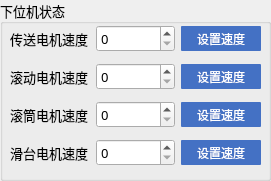
  <widget class="QGroupBox" name="groupBox_4">
   <property name="geometry">
    <rect>
     <x>20</x>
     <y>840</y>
     <width>271</width>
     <height>181</height>
    </rect>
   </property>
   <property name="font">
    <font>
     <family>微软雅黑</family>
     <pointsize>10</pointsize>
    </font>
   </property>
   <property name="title">
    <string>下位机状态</string>
   </property>
   <widget class="QWidget" name="gridLayoutWidget">
    <property name="geometry">
     <rect>
      <x>10</x>
      <y>20</y>
      <width>251</width>
      <height>151</height>
     </rect>
    </property>
    <layout class="QGridLayout" name="gridLayout_4">
     <item row="0" column="1">
      <widget class="QSpinBox" name="motor_1_speed">
       <property name="maximum">
        <number>300</number>
       </property>
      </widget>
     </item>
     <item row="0" column="0">
      <widget class="QLabel" name="label_21">
       <property name="text">
        <string>传送电机速度</string>
       </property>
      </widget>
     </item>
     <item row="0" column="2">
      <widget class="QPushButton" name="pushButton_15">
       <property name="minimumSize">
        <size>
         <width>0</width>
         <height>25</height>
        </size>
       </property>
       <property name="font">
        <font>
         <family>微软雅黑</family>
         <pointsize>9</pointsize>
        </font>
       </property>
       <property name="styleSheet">
        <string notr="true">QPushButton{color:white;background-color: rgb(68, 113, 196);border-radius:1px}
QPushButton::pressed{background-color: rgb(142, 170, 220);}</string>
       </property>
       <property name="text">
        <string>设置速度</string>
       </property>
      </widget>
     </item>
     <item row="1" column="0">
      <widget class="QLabel" name="label_22">
       <property name="text">
        <string>滚动电机速度</string>
       </property>
      </widget>
     </item>
     <item row="2" column="0">
      <widget class="QLabel" name="label_23">
       <property name="text">
        <string>滚筒电机速度</string>
       </property>
      </widget>
     </item>
     <item row="3" column="0">
      <widget class="QLabel" name="label_24">
       <property name="text">
        <string>滑台电机速度</string>
       </property>
      </widget>
     </item>
     <item row="1" column="1">
      <widget class="QSpinBox" name="motor_2_speed">
       <property name="maximum">
        <number>300</number>
       </property>
      </widget>
     </item>
     <item row="2" column="1">
      <widget class="QSpinBox" name="motor_3_speed">
       <property name="maximum">
        <number>300</number>
       </property>
      </widget>
     </item>
     <item row="3" column="1">
      <widget class="QSpinBox" name="motor_4_speed">
       <property name="maximum">
        <number>300</number>
       </property>
      </widget>
     </item>
     <item row="1" column="2">
      <widget class="QPushButton" name="pushButton_16">
       <property name="minimumSize">
        <size>
         <width>0</width>
         <height>25</height>
        </size>
       </property>
       <property name="font">
        <font>
         <family>微软雅黑</family>
         <pointsize>9</pointsize>
        </font>
       </property>
       <property name="styleSheet">
        <string notr="true">QPushButton{color:white;background-color: rgb(68, 113, 196);border-radius:1px}
QPushButton::pressed{background-color: rgb(142, 170, 220);}</string>
       </property>
       <property name="text">
        <string>设置速度</string>
       </property>
      </widget>
     </item>
     <item row="2" column="2">
      <widget class="QPushButton" name="pushButton_19">
       <property name="minimumSize">
        <size>
         <width>0</width>
         <height>25</height>
        </size>
       </property>
       <property name="font">
        <font>
         <family>微软雅黑</family>
         <pointsize>9</pointsize>
        </font>
       </property>
       <property name="styleSheet">
        <string notr="true">QPushButton{color:white;background-color: rgb(68, 113, 196);border-radius:1px}
QPushButton::pressed{background-color: rgb(142, 170, 220);}</string>
       </property>
       <property name="text">
        <string>设置速度</string>
       </property>
      </widget>
     </item>
     <item row="3" column="2">
      <widget class="QPushButton" name="pushButton_20">
       <property name="minimumSize">
        <size>
         <width>0</width>
         <height>25</height>
        </size>
       </property>
       <property name="font">
        <font>
         <family>微软雅黑</family>
         <pointsize>9</pointsize>
        </font>
       </property>
       <property name="styleSheet">
        <string notr="true">QPushButton{color:white;background-color: rgb(68, 113, 196);border-radius:1px}
QPushButton::pressed{background-color: rgb(142, 170, 220);}</string>
       </property>
       <property name="text">
        <string>设置速度</string>
       </property>
      </widget>
     </item>
    </layout>
   </widget>
  </widget>
